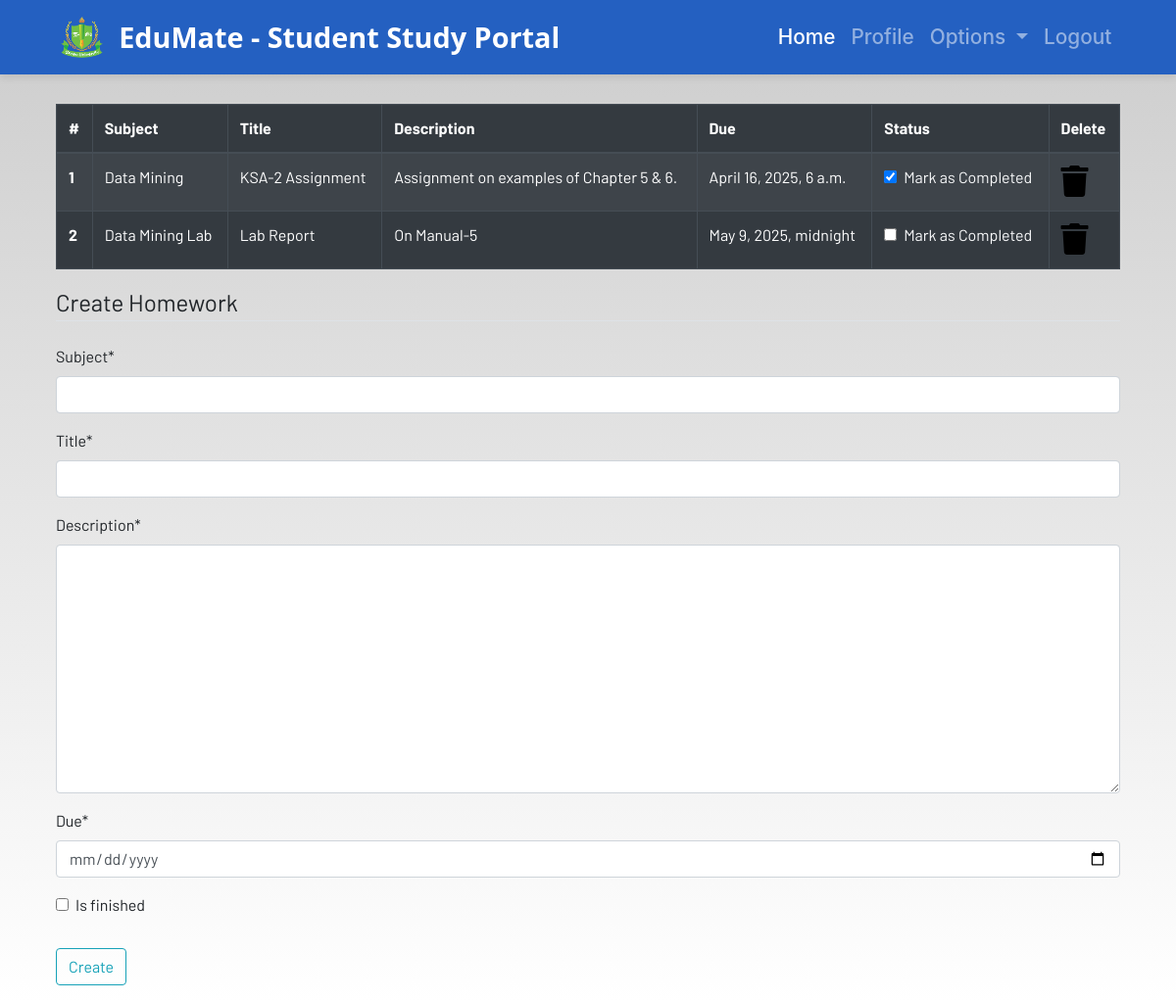
The app's page /homework (signed in), older data.
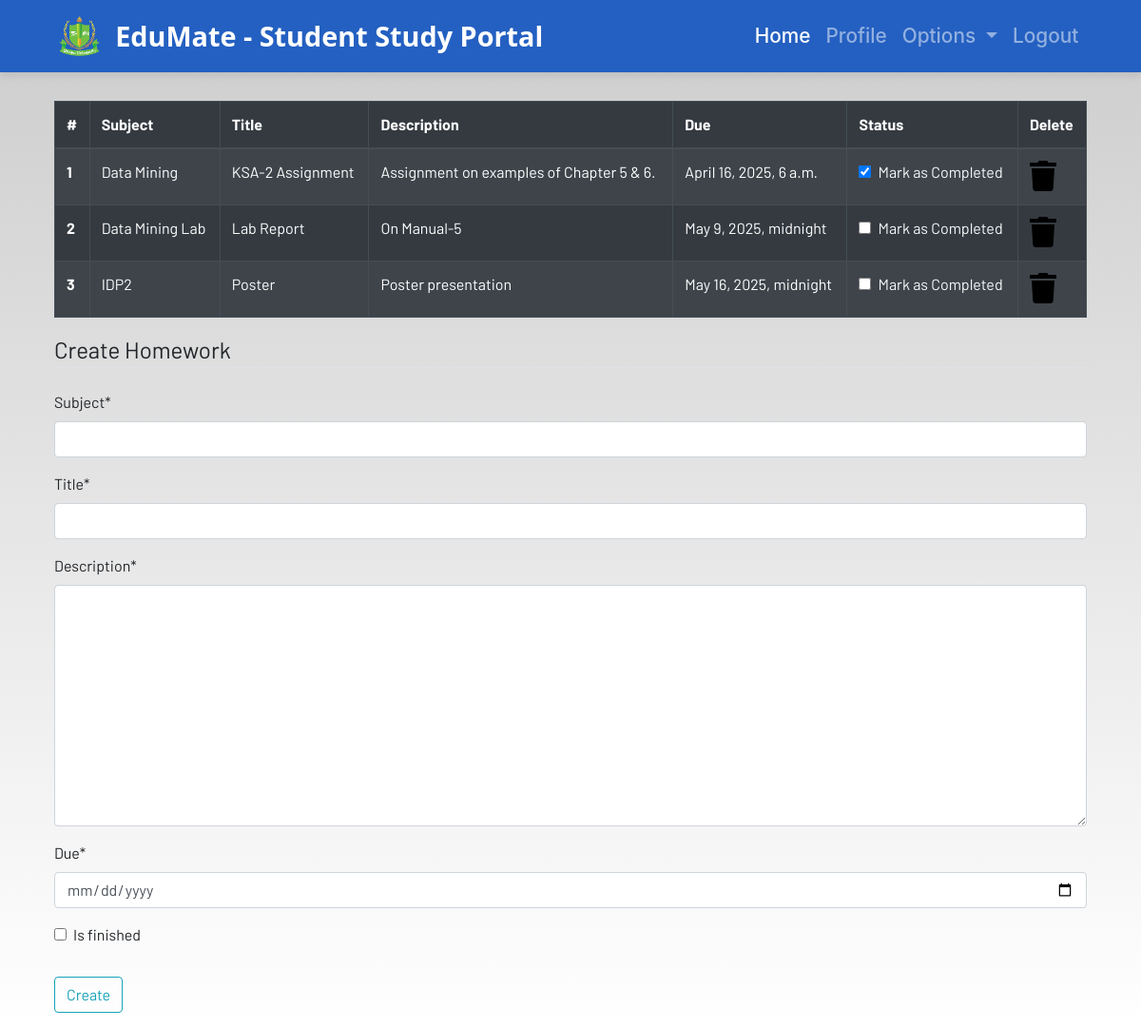
The same page, newer data.
### dashboard/models.py (models this page shows, shortened)
class Homework(models.Model):
    user = models.ForeignKey(User,on_delete=models.CASCADE)
    subject = models.CharField(max_length=50)
    title = models.CharField(max_length=100)
    description = models.TextField()
    due = models.DateTimeField()
    is_finished = models.BooleanField(default=False)

### dashboard/views.py (the view)
# urls.py: path("homework", views.homework, name="homework"),
@login_required
def homework(request):
    if request.method == "POST":
        form = HomeworkForm(request.POST)
        if form.is_valid():
            try:
                finished = request.POST["is_finished"]
                if finished == "on":
                    finished = True
                else:
                    finished = False
            except:
                finished = False
            homeworks = Homework(
                user=request.user,
                subject=request.POST["subject"],
                title=request.POST["title"],
                description=request.POST["description"],
                due=request.POST["due"],
                is_finished=finished,
            )
            homeworks.save()
            messages.success(request, f"Homework Added from {request.user.username}!!")
    else:
        form = HomeworkForm()
    homework = Homework.objects.filter(user=request.user)
    if len(homework) == 0:
        homework_done = True
    else:
        homework_done = False
    context = {"homeworks": homework, "homeworks_done": homework_done, "form": form}
    return render(request, "dashboard/homework.html", context)

### dashboard/forms.py
class HomeworkForm(forms.ModelForm):
    class Meta:
        model = Homework
        widgets = {'due':DateInput()}
        fields = ['subject','title','description','due','is_finished']

### dashboard/templates/dashboard/homework.html (shortened to what this page needs)
{% extends 'dashboard/base.html' %}
{% load static %}
{% load crispy_forms_tags %}
{% block content %}
<div class="container">
    {% if not homework_done %}
    <table class="table table-striped table-bordered table-hover table-dark">
        <thead>
            <tr>
                <th scope="col">#</th>
                <th scope="col">Subject</th>
                <th scope="col">Title</th>
                <th scope="col">Description</th>
                <th scope="col">Due</th>
                <th scope="col">Status</th>
                <th scope="col">Delete</th>
            </tr>
        </thead>
        <tbody>
            {% for homework in homeworks %}
            <tr>
                <th scope="row">{{forloop.counter}}</th>
                <td>{{homework.subject}}</td>
                <td>{{homework.title}}</td>
                <td>{{homework.description}}</td>
                <td>{{homework.due}}</td>
                <td>
                    <a href="{% url 'update-homework' homework.id %}">
                        <div class="form-check">
                            {% if homework.is_finished == True %}
                            <input class="form-check-input" type="checkbox" value="" checked>
                            {% else %}
                            <input class="form-check-input" type="checkbox" value="">
                            {% endif %}
                            <label class="form-check-label text-light" for="flexCheckDefault">
                                Mark as Completed
                            </label>
                        </div>
                    </a>
                </td>
                <td><a href="{% url 'delete-homework' homework.id %}"><i class="fa fa-trash fa-2x"></i></a></td>
            </tr>
            {% endfor %}
        </tbody>
    </table>
    {% else %}
    <h4>All homeworks are completed!! Create to have more!!</h4>
{% endif %}
</div>
<div class=" container">
    <form method="POST">
        <fieldset class="form-group">
            <legend class="border-bottom mb-4">Create Homework</legend>
            {{form|crispy}}
        </fieldset>
        <div class="form-group">
            <button href="" class="btn btn-outline-info" type="submit">
                Create
            </button>
        </div>
    </form>
</div>
{% endblock content %}

### dashboard/templates/dashboard/base.html (shortened to what this page needs)
<!DOCTYPE html>
{% load static %}
<html lang="en">
<head>
  <link rel="stylesheet" href="https://stackpath.bootstrapcdn.com/bootstrap/4.3.1/css/bootstrap.min.css"
 />
  <link rel="stylesheet" href="https://use.fontawesome.com/releases/v5.7.2/css/all.css"
 />
  <link rel="stylesheet" href="{% static 'css/main.css' %}" />
</head>
<body>
  <header>
    <nav class="navbar navbar-expand-lg navbar-dark bg-primary">
      <div class="container-fluid">
        <a class="navbar-brand" href="{% url 'home' %}">
          <img src="{% static 'images/logo.png' %}" alt="EduMate Logo">
          EduMate - Student Study Portal
        </a>
        <div class="collapse navbar-collapse justify-content-end" id="navbarSupportedContent">
          <ul class="navbar-nav mb-2 mb-lg-0">
            <li class="nav-item">
              <a class="nav-link active" aria-current="page" href="{% url 'home' %}">Home</a>
            </li>
            {% if user.is_authenticated %}
            <li class="nav-item">
              <a class="nav-link" href="{% url 'profile' %}">Profile</a>
            </li>
            <li class="nav-item dropdown">
              <a class="nav-link dropdown-toggle" href="#" id="navbarDropdown" role="button" data-toggle="dropdown"
                aria-haspopup="true" aria-expanded="false">
                Options
              </a>
            </li>
            <li class="nav-item">
              <a class="nav-link" href="{% url 'logout' %}">Logout</a>
            </li>
            {% endif %}
          </ul>
        </div>
      </div>
    </nav>
  </header>
  <main class="container-fluid">
    {% block content %}
    {% endblock content %}
  </main>
</body>
</html>

### static/css/main.css (style rules this page uses)
html { scroll-behavior: smooth; height: 100%; width: 100%; }
main { font-family: Barlow, Quicksand, Rubik, sans-serif, serif, 'Times New Roman', Times, serif !important; }
.navbar { background-color: rgb(0, 0, 0) !important; }
a { text-decoration: none !important; color: black; }
html, body { max-width: 100%; overflow-x: hidden; height: 100%; width: 100%; }
body { background: linear-gradient(rgba(0, 0, 0, 0.2), rgba(255, 255, 255, 0.5)); overflow-x: hidden; background-repeat: no-repeat; }
.fa { color: black; }

### dashboard/templates/dashboard/base.html (style rules this page uses)
.navbar.bg-primary { background-color: #2460c1 !important; box-shadow: 0 3px 8px rgba(0,0,0,0.1); margin-bottom: 30px; }
.navbar-brand { font-weight: 700; font-size: 1.8rem; display: flex; align-items: center; font-family: 'Segoe UI', Tahoma, Geneva, Verdana, sans-serif; }
.navbar-brand img { height: 50px; margin-right: 12px; }
.navbar-nav .nav-link { font-size: 1.3rem; padding: 0.5rem 1rem; font-weight: 500; }
.container-fluid { max-width: 98%; padding: 0 30px; }

Row changes from the older to the newer data that the page shows:
added Homework: subject "IDP2", title "Poster", description "Poster presentation", due "May 16, 2025, midnight"
